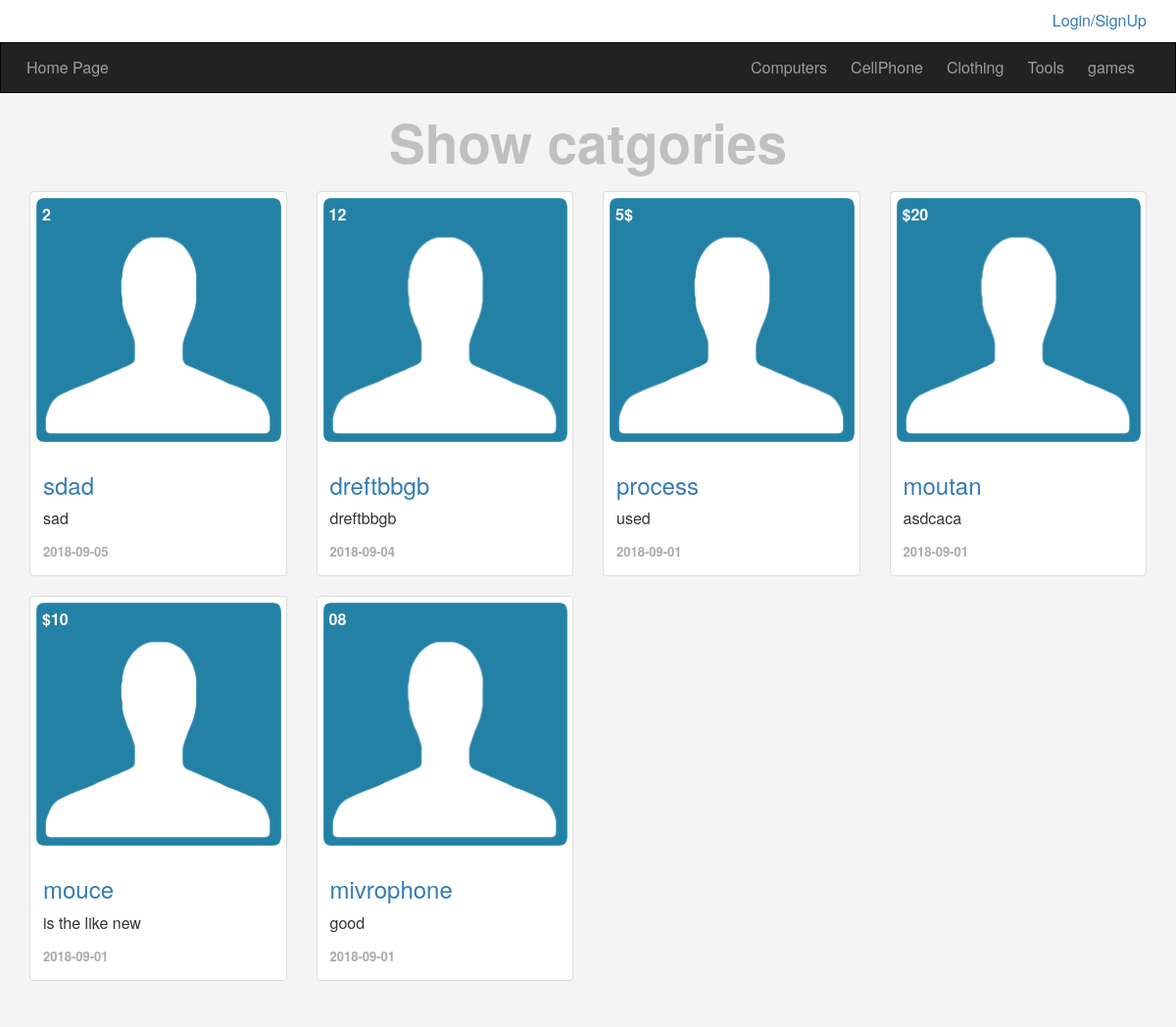
/categories.php?catid=27, run on the app's committed database.
### tables this page shows
CREATE TABLE `categories` (
  `ID` int(11) NOT NULL,
  `Name` varchar(255) NOT NULL,
  `Descrption` varchar(255) NOT NULL,
  `Parent` int(11) NOT NULL,
  `Ordering` int(11) DEFAULT NULL,
  `Visablty` tinyint(4) NOT NULL DEFAULT '0',
  `Allow_Comment` tinyint(4) NOT NULL DEFAULT '0',
  `Allow_Ads` tinyint(4) NOT NULL DEFAULT '0'
);

CREATE TABLE `items` (
  `ItemID` int(11) NOT NULL,
  `Name` varchar(255) NOT NULL,
  `Descrption` text NOT NULL,
  `Price` varchar(255) NOT NULL,
  `addDate` date NOT NULL,
  `CountryMade` varchar(255) NOT NULL,
  `image` varchar(255) NOT NULL,
  `statues` varchar(255) NOT NULL,
  `Approve` tinyint(4) NOT NULL DEFAULT '0',
  `Rating` smallint(6) NOT NULL,
  `Cat_ID` int(11) NOT NULL,
  `MemberID` int(11) NOT NULL,
  `tags` varchar(255) NOT NULL
);

### init.php (called while the page is built, shortened)
<?php
 include 'Cpanal/connect.php';
$siteroot = 'include/templets';
$func     = 'include/functions';
$header   =	'layout/css';
 include "$func/function.php";
include "$siteroot/header.php";
?>

### include/functions/function.php (called while the page is built, shortened)
<?php
	function getall($field,$table,$where=null,$AND=null,$orderfield,$order = 'DESC'){
		global $db;
	$getall=$db->prepare("SELECT $field FROM $table $where $AND ORDER BY $orderfield $order");
	$getall->execute();
	$count = $getall->fetchAll();
	return $count;
	}
?>

### categories.php (the view, shortened to what this page needs)
<?php
include 'init.php';
?>
<div class="container">
	<div class="row">
	<h1 class="text-center"> Show catgories</h1>
	<?php
		$items = getall("*","items","WHERE Cat_ID={$_GET['catid']}"," AND Approve = 1","ItemID");
		foreach ($items as $item) {
			echo '<div class="col-sm-6 col-md-3">';
				echo '<div class="thumbnail item-box">';
					echo '<span class="price-tag">'.$item['Price'].'</span>';
					echo '<img class="img-responsive" src="layout/img/img.png" alt="" />';
					echo '<div class="caption">';
						echo '<h3><a href="item.php?itemid='.$item['ItemID'].'">'.$item['Name'].'</a></h3>';
						echo '<p>'.$item['Descrption'].'</p>';
						echo '<span class="date">'.$item['addDate'].'</span>';
					echo '</div>';
				echo '</div>';
			echo '</div>';
		}
	?>
</div>
</div>
<?php include "$siteroot/footer.php"; ?>

### include/templets/header.php (shortened to what this page needs)
<!doctype html>
<html>
<head>
</head>
<link rel="stylesheet" href="<?=$header;?>/bootstrap.min.css"/>
<link rel="stylesheet" href="<?=$header;?>/font-awesome.min.css"/>
<link rel="stylesheet" href="<?=$header;?>/jquery-ui.css"/>
<link rel="stylesheet" href="<?=$header;?>/jquery.selectBoxIt.css"/>
<link rel="stylesheet" href="<?=$header;?>/jquery.tagsinput.css" />
<link rel="stylesheet" href="<?=$header;?>/frontend.css"/>
<body>
  <div class="upper-bar">
    <div class="container text-right">
      <?php
      if (isset($_SESSION['user'])) {?>
        <img class=" my-img img-circle" src="layout/img/img.png" alt="" />
          <div class="btn-group my-info">
              <span class="btn btn-default dropdown-toggle" data-toggle="dropdown">
                <?php echo $_SESSION['user']  ?>
                <span class="caret"></span>
              </span>
              <ul class="dropdown-menu">
                <li><a href="profile.php"> My Profile </a></li>
                <li><a href="newAds.php">  Add item</a></li>
                <li><a href="logout.php"> Logout</a></li>
              </ul>
          </div>
        <?php
      }else{
      ?>
      <a href="login.php">
       <span class="pull-right">Login/SignUp</span>
      </a>
    <?php };?>
  </div>
  </div>
	<nav class="navbar navbar-inverse">
  <div class="container">
    <div class="navbar-header">
      <a class="navbar-brand" href="index.php">Home Page</a>
    </div>
    <div class="collapse navbar-collapse" id="appnav">
      <ul class="nav navbar-nav navbar-right">
       <?php
          $categories = getall('*','categories','WHERE Parent=0','','ID','ASC');
        foreach ($categories as $cat) {
            echo '<li><a href="categories.php?catid=' . $cat['ID'] . '">'.$cat['Name'].'</a></li>';
        }
       ?>
      </ul>
    </div>
  </div>
</nav>

### layout/css/frontend.css (style rules this page uses)
body { background-color: #f4f4f4; font-size: 16px; height: 3000px; }
.navbar { border-radius: 0; margin-bottom: 0; }
.nav>li>a, .navbar-brand { padding: 15px 12px; }
.navbar-brand { font-size: 1em; }
h1 { font-size: 55px; margin: 20px 0; font-weight: bold; color: #c0c0c0; }
.upper-bar { background-color: #fff; padding: 10px; }
.item-box { position: relative; }
.item-box .price-tag { color: #fff; position: absolute; left: 10px; top: 10px; font-weight: bold; padding: 2px; }
.item-box img { width: 100%; }
.thumbnail .date { text-align: right; font-size: 13px; color: #aaa; font-weight: bold; }

### data on the page
categories: Name "Computers"
categories: Name "CellPhone"
categories: Name "Clothing"
categories: Name "Tools"
categories: Name "games"
items: Price "2", Name "sdad", Descrption "sad", addDate "2018-09-05"
items: Price "12", Name "dreftbbgb", Descrption "dreftbbgb", addDate "2018-09-04"
items: Price "5$", Name "process", Descrption "used", addDate "2018-09-01"
items: Price "$20", Name "moutan", Descrption "asdcaca", addDate "2018-09-01"
items: Price "$10", Name "mouce", Descrption "is the like new", addDate "2018-09-01"
items: Price "08", Name "mivrophone", Descrption "good", addDate "2018-09-01"
